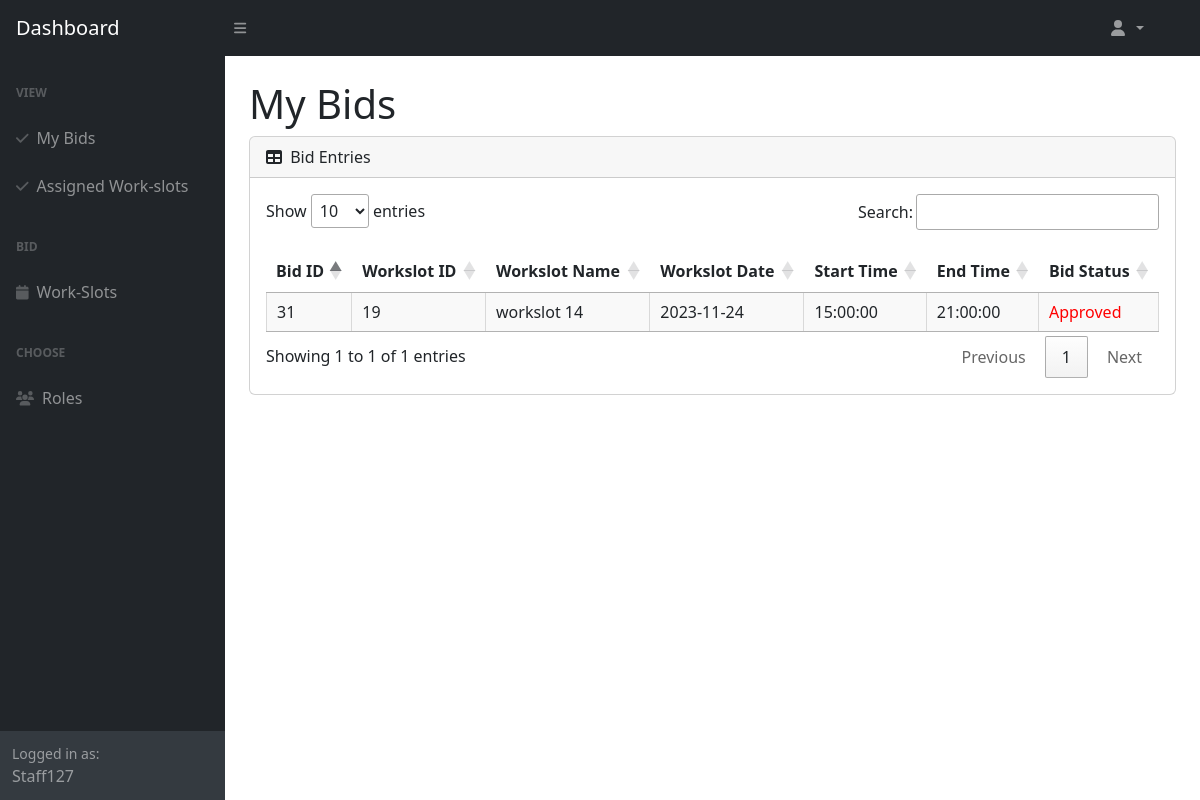
The app's page /src/Boundary/CafeStaffViewBidPage.php (signed in) with its own data.
### tables this page shows
CREATE TABLE `staff_bid_workslot` (
  `staff_bid_workslot_id` int(11) NOT NULL,
  `cafe_staff_id` int(11) NOT NULL,
  `workslot_id` int(11) NOT NULL,
  `bid_role` enum('Chef','Cashier','Waiter') NOT NULL,
  `bid_status` enum('Open','Approved','Rejected') NOT NULL
);

CREATE TABLE `workslot` (
  `workslot_id` int(11) NOT NULL,
  `workslot_name` varchar(255) NOT NULL,
  `chef_qty` int(11) NOT NULL DEFAULT 0,
  `cashier_qty` int(11) NOT NULL DEFAULT 0,
  `waiter_qty` int(11) NOT NULL DEFAULT 0,
  `workslot_date` date NOT NULL,
  `start_time` time NOT NULL,
  `end_time` time NOT NULL
);

### src/Entity/Bid.php (called while the page is built, shortened)
<?php
class Bid {
    public function getBidsByStaffId($cafeStaffId) {
        $DAO = new DAO();
        $connection = $DAO->get_connection();
        $sql = "SELECT `staff_bid_workslot_id`, `staff_bid_workslot`.`workslot_id`, `workslot_name`, `workslot_date`, `start_time`, `end_time`, `bid_status` FROM `staff_bid_workslot` LEFT JOIN `workslot` ON `staff_bid_workslot`.`workslot_id` = `workslot`.`workslot_id` WHERE `cafe_staff_id` = '$cafeStaffId'";
        return $connection->query($sql);
    }
}
?>

### src/Controller/CafeStaffViewBidController.php (called while the page is built)
<?php
include_once "../Entity/Bid.php";
class CafeStaffViewBidController {
    public function getBidsByStaffId($cafeStaffId) {
        $bid = new Bid();
        return $bid->getBidsByStaffId($cafeStaffId);
    }
}
?>

### src/Boundary/CafeStaffViewBidPage.php (the view, shortened to what this page needs)
<link rel="stylesheet" href="https://cdn.datatables.net/1.13.6/css/jquery.dataTables.min.css">
<link rel="stylesheet" href="https://cdn.jsdelivr.net/npm/sweetalert2@11/dist/sweetalert2.min.css">
<?php
include_once "../Controller/CafeStaffViewBidController.php";
$viewBidController = new CafeStaffViewBidController();
$myBids = $viewBidController->getBidsByStaffId($_SESSION['cafe_staff_id']);
?>
<body class="sb-nav-fixed">
    <?php
        require "CafeStaffNav.php";
    ?>
    <div id="layoutSidenav_content">
        <main>
        <div class="container-fluid px-4">
            <h1 class="mt-4">My Bids</h1>
            <div class="card mb-4">
                <div class="card-header">
                    <i class="fas fa-table me-1"></i>
                    Bid Entries
                </div>
                <div class="card-body">
                    <table class="cell-border stripe" id="dataTable" width="100%" cellspacing="0">
                        <thead>
                            <tr>
                                <th>Bid ID</th>
                                <th>Workslot ID</th>
                                <th>Workslot Name</th>
                                <th>Workslot Date</th>
                                <th>Start Time</th>
                                <th>End Time</th>
                                <th>Bid Status</th>
                            </tr>
                        </thead>
                        <tbody>
                            <?php
                            while ($bid = $myBids->fetch_assoc()) {
                                $statusStyle = ($bid['bid_status'] === 'Open') ? 'color: green;' : 'color: red;';
                                echo "<tr>
                                        <td>{$bid['staff_bid_workslot_id']}</td>
                                        <td>{$bid['workslot_id']}</td>
                                        <td>{$bid['workslot_name']}</td>
                                        <td>{$bid['workslot_date']}</td>
                                        <td>{$bid['start_time']}</td>
                                        <td>{$bid['end_time']}</td>
                                        <td style='{$statusStyle}'>{$bid['bid_status']}</td>
                                    </tr>";
                            }
                            ?>
                        </tbody>
                    </table>
                </div>
            </div>
        </div>
        </main>
    </div>
</body>

### records on screen
staff_bid_workslot: staff_bid_workslot_id "31", workslot "19", workslot.workslot_name "workslot 14", workslot.workslot_date "2023-11-24", workslot.start_time "15:00:00", workslot.end_time "21:00:00", bid_status "Approved"

### other values on screen
$_SESSION['currentName'] "Staff127"
